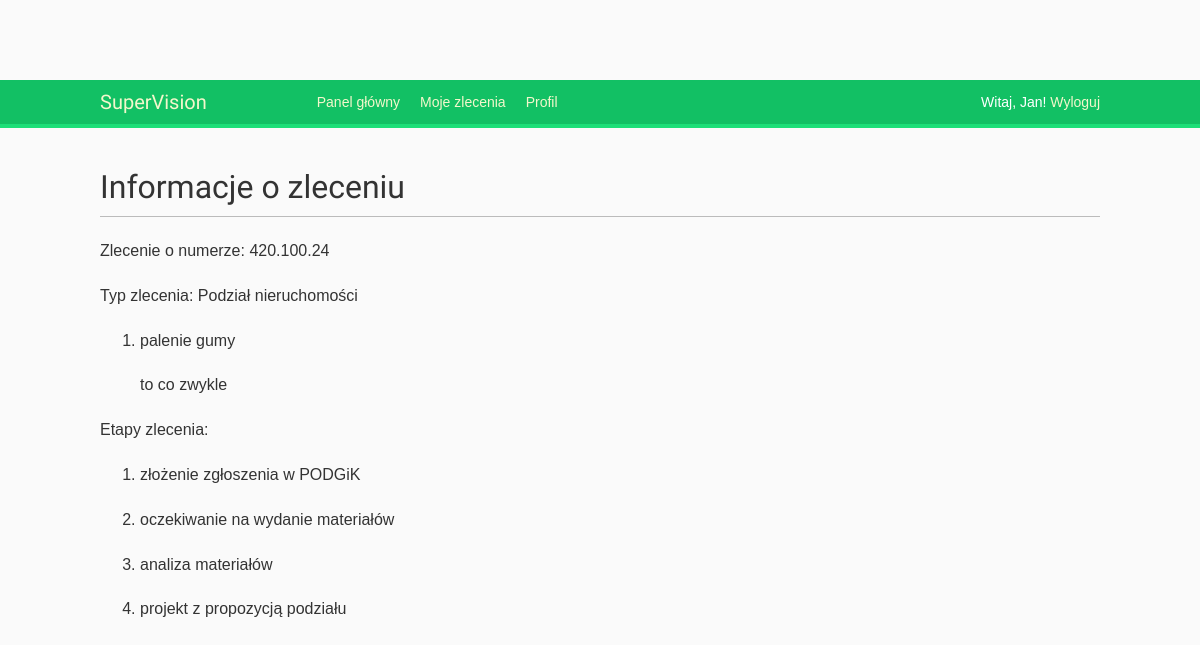
The app's page /account/orders/3/ (signed in) with its own data.
### jobprogress/models.py (models this page shows, shortened)
class Job(models.Model):
    STATUS_CHOICES = [
        ('status_1', 's1'),
    ]
    investor = models.ForeignKey(User, on_delete=models.CASCADE, verbose_name='klient', related_name='job_kerg')
    job_type = models.ForeignKey(JobTemplate, on_delete=models.PROTECT, verbose_name='typ pracy')
    plot_number = models.CharField('numer działki', max_length=12)
    work_id = models.CharField(max_length=10, null=True)
    body = models.TextField('opis', max_length=80, null=True)
    status = models.CharField('status', max_length=20, choices=STATUS_CHOICES)
    created = models.DateTimeField('utworzono', default=timezone.now)
    updated = models.DateTimeField('ostatnia aktualizacja', auto_now=True)
    class Meta:
        ordering = ('-created',)
        verbose_name = 'Robotę'
        verbose_name_plural = 'Roboty'
    def __str__(self):
        return self.job_type.job_template_name

class JobTemplate(models.Model):
    job_template_name = models.CharField('rodzaj pracy', max_length=30, unique=True)
    class Meta:
        verbose_name = 'Szablon'
        verbose_name_plural = 'Szablony'

class Task(models.Model):
    name = models.CharField('nazwa zadania', max_length=60)
    parent_job = models.ForeignKey(Job, on_delete=models.CASCADE, verbose_name='Robota')
    body = models.TextField('opis', max_length=120, null=True)
    created = models.DateTimeField('utworzono', default=timezone.now)
    updated = models.DateTimeField('ostatnia aktualizacja', auto_now=True)
    class Meta:
        verbose_name = 'Zadanie'
        verbose_name_plural = 'Zadania'

class Status(models.Model):
    job_template = models.ForeignKey(JobTemplate, on_delete=models.CASCADE, verbose_name='Rodzaj Pracy')
    status_id = models.CharField('ID statusu', max_length=30)
    status_name = models.CharField('nazwa statusu', max_length=80)
    body = models.TextField('opis', max_length=120, blank=True, null=True)
    class Meta:
        ordering = ('status_id',)
        verbose_name = 'Etap'
        verbose_name_plural = 'Etapy'
    def __str__(self):
        return self.status_name

### account/views.py (the view)
# urls.py: re_path(r'^orders/(?P<order_id>\d+)/$', views.order, name='order')
@login_required
def order(request, order_id):
    order = Job.objects.get(id=order_id)
    tasks = order.task_set.all()
    jobtemplate = JobTemplate.objects.get(pk=order.job_type_id)
    statuses = jobtemplate.status_set.all()
    context = {'order': order,
               'tasks': tasks,
               'job_type': jobtemplate,
               'statuses': statuses
               }
    return render(request, 'account/order.html', context)

### account/templates/account/order.html (shortened to what this page needs)
{% extends "base.html" %}
{% block content %}
    <h1>Informacje o zleceniu</h1>
    <p>Zlecenie o numerze: {{ order.work_id }}</p>
    <p>Typ zlecenia: {{ order }}</p>
    <ol>
    {% for task in tasks %}
        <li>
            <p>{{ task.name }}</p>
            <p>{{ task.body|linebreaks }}</p>
        </li>
    {% empty %}
            Nie dodano żadnego zadania.
    {% endfor %}
    </ol>
    <p>Etapy zlecenia:</p>
    <ol>
    {% for status in statuses %}
        <li>
            <p>{{ status }}</p>
        </li>
    {% empty %}
            Nie dodano żadnego statusu.
    {% endfor %}
    </ol>
{% endblock %}

### account/templates/base.html (shortened to what this page needs)
{% load static %}
<!DOCTYPE html>
<html lang="en">
<head>
    <link href="{% static "css/base.css" %}" rel="stylesheet">
</head>
<body>
<div id="header">
    <span class="logo">SuperVision</span>
    {% if request.user.is_authenticated %}
        <ul class="menu">
            <li {% if section == "dashboard" %}class="selected"{% endif %}>
                <a href="{% url "dashboard" %}">Panel główny</a>
            </li>
            <li {% if section == "orders" %}class="selected"{% endif %}>
                <a href="{% url "orders" %}">Moje zlecenia</a>
            </li>
            <li {% if section == "profile" %}class="selected"{% endif %}>
                <a href="#">Profil</a>
            </li>
        </ul>
    {% endif %}
    <span class="user">
 {% if request.user.is_authenticated %}
     Witaj, {{ request.user.first_name }}!
     <a href="{% url "logout" %}">Wyloguj</a>
 {% else %}
     <a href="{% url "login" %}">Zaloguj</a>
 {% endif %}
 </span>
</div>
<div id="content">
    {% block content %}
    {% endblock %}
</div>
</body>
</html>

### account/static/css/base.css (style rules this page uses)
body { margin:0; padding:0; font-family:helvetica, sans-serif; background: darkorange; }
p { line-height: 1.8; }
a { color:#12c064; text-decoration:none; }
h1, h2, h3, h4, h5 , h6 { font-family: 'Muli', sans-serif; font-weight:normal; }
h1 { border-bottom:1px solid #bbb; padding:0 0 10px 0; margin:10px 0 20px 0; }
ol { line-height:1.5; }
#header { padding:10px 100px; font-size:14px; background:#12c064; color:#fff; border-bottom:4px solid #1cdf78; overflow:auto; }
#header .logo { font-family: 'Muli', sans-serif; float:left; color:#f3f7cc; font-size:20px; margin-right:10%; }
#header ul.menu { list-style:none; float:left; margin:0; padding:0; }
#header ul.menu li { float:left; padding:4px 10px; }
#header a { color:#f3f7cc; }
#header .user { float:right; padding-top:4px; }
#content { padding:30px 100px; }
body { background: #fafafa; color: #333333; margin-top: 5rem; }

### records on screen
Job: work_id "420.100.24", job_type.job_template_name "Podział nieruchomości"
Task: name "palenie gumy", body "to co zwykle"
Status: status_name "złożenie zgłoszenia w PODGiK"
Status: status_name "oczekiwanie na wydanie materiałów"
Status: status_name "analiza materiałów"
Status: status_name "projekt z propozycją podziału"

### other values on screen
{{ request.user.first_name }} "Jan"
